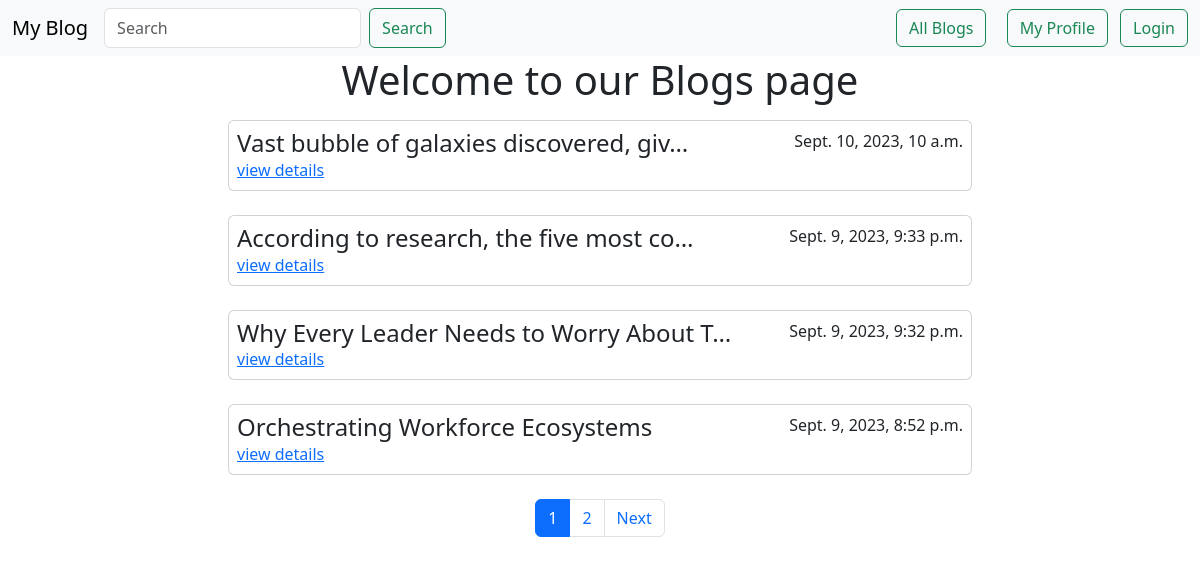
/allblogs/, run on the app's committed database.
### Blog/models.py (models this page shows, shortened)
class Blog(models.Model):
    user = models.ForeignKey(User, on_delete=models.CASCADE, null=True)
    title = models.CharField(max_length=100)
    desc = models.TextField()
    created_at = models.DateTimeField(auto_now_add=True)

### Blog/views.py (the view)
# urls.py: path('allblogs/', allBlog, name='all_blogs_page'),
def allBlog(request):
    data = Blog.objects.all().order_by('-created_at')
    pagin = Paginator(data, 4)
    page = request.GET.get('page')
    data = pagin.get_page(page)
    context = {'data': data}
    return render(request, 'Blog/allblogs.html', context)

### Blog/templates/Blog/allblogs.html (shortened to what this page needs)
{% extends 'base.html' %}
{% block body %}
<div class="container d-flex flex-column justify-content-center align-items-center">
  <h1 class="text-center mb-3">Welcome to our Blogs page</h1>
  <div class="col-8">
    {% for obj in data %}
    <div class="card mb-4 p-2" id="blog">
      <div class="d-flex justify-content-between">
        <div>
          <h4 class="m-0 p-0" style="max-width: 100%">{{obj.title|truncatechars:40}}</h4>
          <a href="{% url 'blog_page' obj.id %}">view details</a>
        </div>
        <span>{{obj.created_at}}</span>
      </div>
    </div>
    {% endfor %}
  </div>
  <nav aria-label="Page navigation">
    <ul class="pagination">
        {% for page in data.paginator.page_range %}
                <li class="page-item {% if page == data.number %}active{% endif %}">
                    <a class="page-link" href="?page={{ page }}">{{ page }}</a>
                </li>
        {% endfor %}
        {% if data.has_next %}
            <li class="page-item"><a class="page-link" href="?page={{data.next_page_number}}">Next</a></li>
        {% endif %}
    </ul>
  </nav>
</div>
{% endblock body %}

### data on the page
Blog: title "Vast bubble of galaxies discovered, giv…", created_at "Sept. 10, 2023, 10 a.m."
Blog: title "According to research, the five most co…", created_at "Sept. 9, 2023, 9:33 p.m."
Blog: title "Why Every Leader Needs to Worry About T…", created_at "Sept. 9, 2023, 9:32 p.m."
Blog: title "Orchestrating Workforce Ecosystems", created_at "Sept. 9, 2023, 8:52 p.m."

### other printed values
{{ page }} "1" "2"
